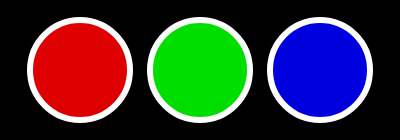
Frame 1 (no input)
Frame 60 (no input): identical to frame 1, image omitted
Frame 120 (the mouse pressed at the canvas centre since frame 60): blank canvas, image omitted

The p5.js sketch that drew this single still picture (run headless with seeded random() and noise() and a simulated clock; from frame 60 on, the mouse is pressed at the canvas centre):

// p5.js sketch
// ── sketch.js
var showLeft, showCenter, showRight;

function setup() {
  createCanvas(400, 140);

  showLeft = true;
  showCenter = true;
  showRight = true;
  
  var b = createButton('Run Sketch Again').mouseReleased(reset).style('margin-top','10px');;
 
}

function reset(){
  showLeft = true;
  showCenter = true;
  showRight = true;
}

function draw() {
  background(0);
  strokeWeight(6);
  stroke(255);

  if (showLeft) {
    //Draw Red  
    fill(222, 0, 0);
    ellipse(80, 70, 100);
  }


  if (showCenter) {
    //Draw Green
    fill(0, 222, 0);
    ellipse(200, 70, 100);
  }


  if (showRight) {
    //Draw Blue
    fill(0, 0, 222);
    ellipse(320, 70, 100);
  }
}

function mousePressed() {
  showLeft = false;
  showCenter = false;
  showRight = false;
}
  
  

  
